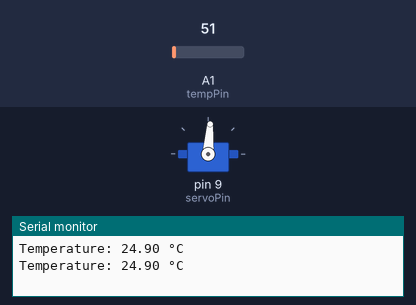
Recording of a sketch running on a simulated Arduino Uno, built with avr-gcc and run on an emulated ATmega328P. On the bench: servo, the last lines printed to the serial monitor. The test bench sets the inputs (shaded band); at power-on: A1 (tempPin) = 51.

Above: at 1.8 s.
1.9 s: A1 (tempPin) set to 61
At 2.6 s:
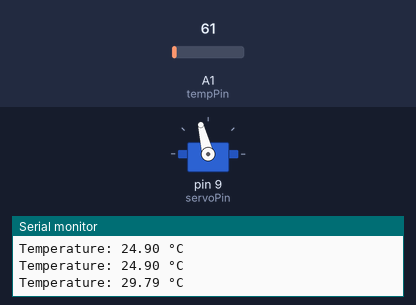
3.5 s: A1 (tempPin) set to 71
At 5.2 s:
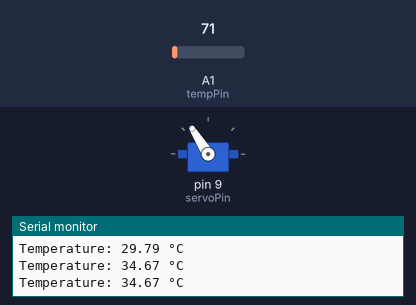
5.5 s: A1 (tempPin) set to 86
At 7.0 s:
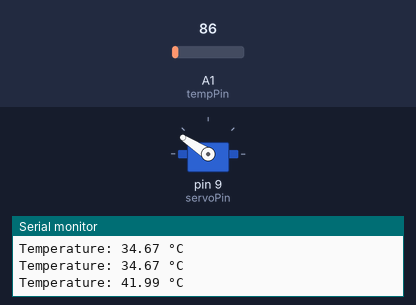
7.5 s: A1 (tempPin) set to 112
At 8.6 s:
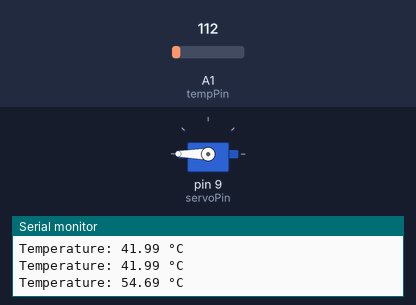
9.5 s: A1 (tempPin) set to 30
At 11.2 s:
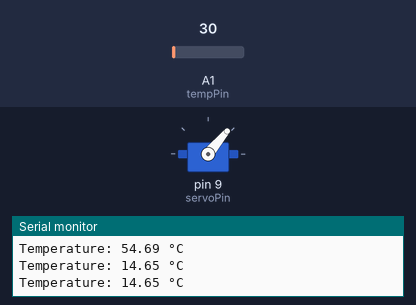
11.5 s: A1 (tempPin) set to 163
At 12.9 s:
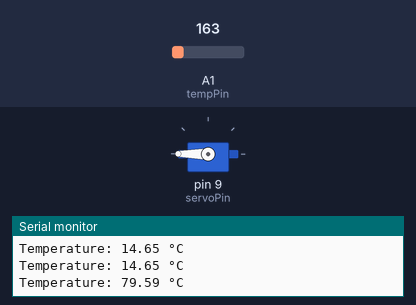
Timing chart, 0 to 14.5 s (numbered marks = the images above; inputs shaded):
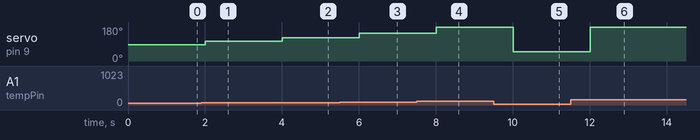

The sketch:

Thermometer.ino
```cpp
#include <Servo.h>
const int tempPin = A1;
const int servoPin = 9;


Servo myServo;


float readTemperature() {

int tempReading = analogRead(tempPin);
    // Convert the analog reading (which goes from 0 - 1023) to a voltage (0 - 5V)
    float voltage = tempReading * 5.0;
    voltage /= 1024.0;
    // Convert the voltage to temperature (in Celsius)
    float temperatureC = voltage * 100 ; // Change this formula based on your thermistor
    return temperatureC;
}

void setup() {
    Serial.begin(9600);        // Start the serial communication
    myServo.attach(servoPin);  // Attaches the servo on the servoPin to the servo object
}

void loop() {
    float temperature = readTemperature();
    // Map the temperature to the servo position
    int servoPos = map(temperature, 0, 50, 0, 180); // Change 0, 50 to your temperature range
    // Restrict the servo position to valid range
    servoPos = min(servoPos, 180);
    servoPos = max(servoPos, 0);
    myServo.write(servoPos); // Tell servo to go to position in variable 'servoPos'

    Serial.print("Temperature: ");
    Serial.print(temperature);
    Serial.println(" °C");

    delay(1000); // Waits 1s for the servo to reach the position
}
```

Measured:
- after the input at 1.9 s, servo on pin 9 (servoPin): 86° → 104° after 0.10 s
- after the input at 3.5 s, servo on pin 9 (servoPin): 104° → 122° after 0.50 s
- after the input at 5.5 s, servo on pin 9 (servoPin): 122° → 147° after 0.51 s
- after the input at 7.5 s, servo on pin 9 (servoPin): 147° → 180° after 0.51 s
- after the input at 9.5 s, servo on pin 9 (servoPin): 180° → 50° after 0.51 s
- after the input at 11.5 s, servo on pin 9 (servoPin): 50° → 180° after 0.51 s
